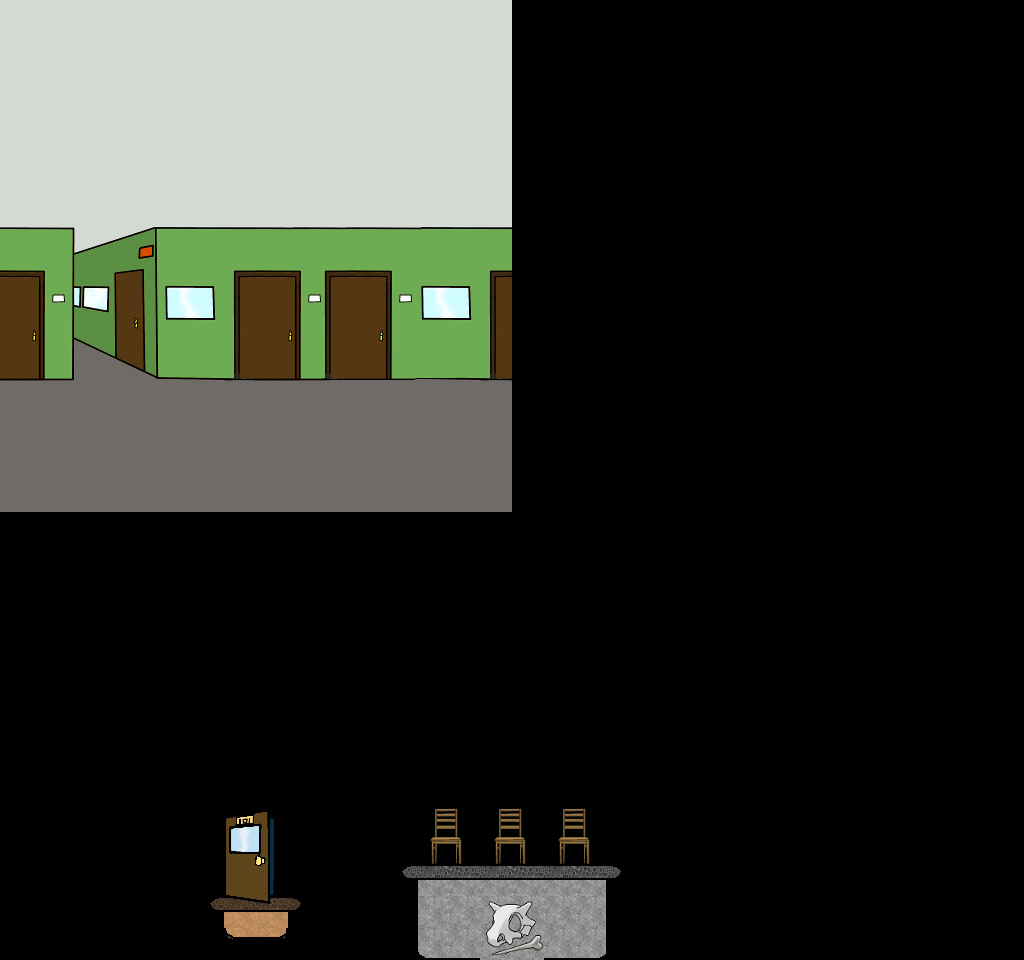

This game map was drawn from its Tiled (.tmx) file and the tilesets committed beside it. A one-line description and the trimmed map source follow:
An orthogonal 32x30 tile map with 32x32 px tiles, 1 tile layer (Foreground), 1 image layer and 3 objects (mainPlayer).

<map version="1.0" orientation="orthogonal" renderorder="right-down" width="32" height="30" tilewidth="32" tileheight="32" nextobjectid="5">
 <tileset firstgid="1" name="Tileset-Immatrikulationsamt" tilewidth="32" tileheight="32">
  <image source="../img/map/Tileset-Immatrikulationsamt.png" width="448" height="512" />
 </tileset>
 <imagelayer name="Background">
  <image source="../img/HG-Immaamt_BG.png" />
 </imagelayer>
 <layer name="Foreground" width="32" height="30">
  <data>[960 cells, 44 non-empty, 34 distinct tile ids]</data>
 </layer>
 <objectgroup name="Entitys">
  <object id="3" name="mainPlayer" x="238" y="818.5" width="32" height="67">
   <properties>
    <property name="image" value="alex_run_right" />
    <property name="spriteheight" value="64" />
    <property name="spritewidth" value="64" />
   </properties>
  </object>
 </objectgroup>
 <objectgroup name="collision">
  <object id="1" x="210" y="897" width="93" height="18" />
  <object id="4" x="400" y="864" width="226" height="22" />
 </objectgroup>
</map>